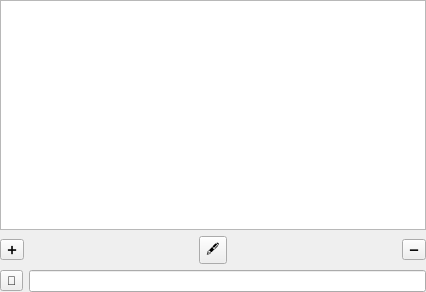
<?xml version="1.0" encoding="UTF-8"?>
<ui version="4.0">
 <class>TableForm</class>
 <widget class="QWidget" name="TableForm">
  <property name="geometry">
   <rect>
    <x>0</x>
    <y>0</y>
    <width>426</width>
    <height>292</height>
   </rect>
  </property>
  <property name="focusPolicy">
   <enum>Qt::WheelFocus</enum>
  </property>
  <property name="windowTitle">
   <string>Form</string>
  </property>
  <layout class="QGridLayout" name="gridLayout">
   <property name="leftMargin">
    <number>0</number>
   </property>
   <property name="topMargin">
    <number>0</number>
   </property>
   <property name="rightMargin">
    <number>0</number>
   </property>
   <property name="bottomMargin">
    <number>0</number>
   </property>
   <item row="1" column="2">
    <widget class="QToolButton" name="editBtn">
     <property name="text">
      <string>🖋️</string>
     </property>
    </widget>
   </item>
   <item row="1" column="4">
    <widget class="QToolButton" name="removeBtn">
     <property name="text">
      <string>➖</string>
     </property>
    </widget>
   </item>
   <item row="1" column="3">
    <spacer name="horizontalSpacer_2">
     <property name="orientation">
      <enum>Qt::Horizontal</enum>
     </property>
     <property name="sizeHint" stdset="0">
      <size>
       <width>40</width>
       <height>20</height>
      </size>
     </property>
    </spacer>
   </item>
   <item row="1" column="1">
    <spacer name="horizontalSpacer">
     <property name="orientation">
      <enum>Qt::Horizontal</enum>
     </property>
     <property name="sizeHint" stdset="0">
      <size>
       <width>40</width>
       <height>20</height>
      </size>
     </property>
    </spacer>
   </item>
   <item row="1" column="0">
    <widget class="QToolButton" name="addBtn">
     <property name="text">
      <string>➕</string>
     </property>
    </widget>
   </item>
   <item row="0" column="0" colspan="5">
    <widget class="QTableView" name="tableView"/>
   </item>
   <item row="2" column="0" colspan="5">
    <layout class="QHBoxLayout" name="horizontalLayout">
     <item>
      <widget class="QToolButton" name="resetBtn">
       <property name="text">
        <string>🔁</string>
       </property>
      </widget>
     </item>
     <item>
      <widget class="QLineEdit" name="filterLineEdit"/>
     </item>
    </layout>
   </item>
  </layout>
 </widget>
 <resources/>
 <connections/>
</ui>
